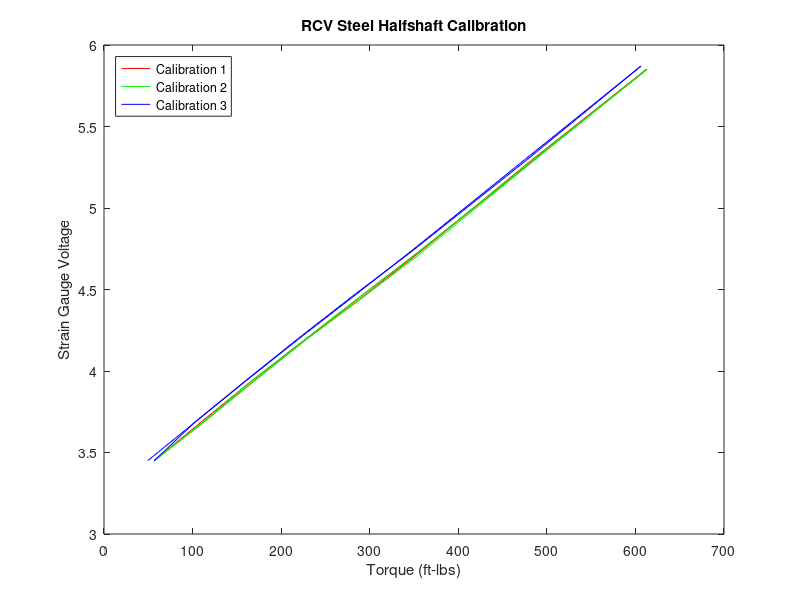

Write MATLAB code to recreate this figure.
torque1 = [56.7, 110.5, 166.8, 226.2, 287.9, 352.6, 480.1, 612.3, 482, 354.3, 288.7, 227.2, 167.5, 111, 56.8];
v1 = [3.45, 3.69, 3.94, 4.19, 4.45, 4.72, 5.27, 5.85, 5.29, 4.72, 4.44, 4.19, 3.93, 3.68, 3.45];
torque2 = [56.7, 110.5, 166.8, 226.7, 287.9, 353, 480.9, 613.1, 482.8, 354.9, 289.3, 227.6, 167.5, 111, 56.8];
v2 = [3.45, 3.68, 3.94, 4.19, 4.45, 4.72, 5.28, 5.85, 5.28, 4.71, 4.44, 4.19, 3.93, 3.68, 3.45];
torque3 = [56.7, 103.4, 159.8, 219.5, 280.8, 346.6, 473.9, 606.1, 475.8, 347.9, 282.2, 220.5, 160.3, 103.7, 49.4];
v3 = [3.45, 3.69, 3.94, 4.2, 4.46, 4.73, 5.28, 5.87, 5.3, 4.74, 4.46, 4.2, 3.94, 3.69, 3.45];

plot(torque1, v1, 'r', torque2, v2, 'g', torque3, v3, 'b');
legend('Calibration 1', 'Calibration 2', 'Calibration 3','location','northwest');
xlabel('Torque (ft-lbs)');
ylabel('Strain Gauge Voltage');
title('RCV Steel Halfshaft Calibration');

%saveas(gcf, 'CalibrationPlot.png');